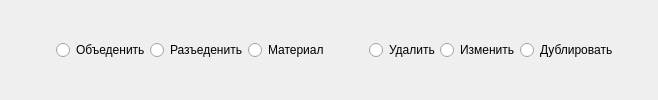
      <widget class="QWidget" name="bottom_widget" native="true">
       <property name="sizePolicy">
        <sizepolicy hsizetype="Preferred" vsizetype="Maximum">
         <horstretch>0</horstretch>
         <verstretch>0</verstretch>
        </sizepolicy>
       </property>
       <layout class="QHBoxLayout" name="horizontalLayout_3">
        <property name="spacing">
         <number>0</number>
        </property>
        <property name="leftMargin">
         <number>0</number>
        </property>
        <property name="topMargin">
         <number>0</number>
        </property>
        <property name="rightMargin">
         <number>0</number>
        </property>
        <property name="bottomMargin">
         <number>0</number>
        </property>
        <item>
         <spacer name="horizontalSpacer_4">
          <property name="orientation">
           <enum>Qt::Horizontal</enum>
          </property>
          <property name="sizeType">
           <enum>QSizePolicy::Expanding</enum>
          </property>
          <property name="sizeHint" stdset="0">
           <size>
            <width>56</width>
            <height>30</height>
           </size>
          </property>
         </spacer>
        </item>
        <item>
         <widget class="QRadioButton" name="r_merge">
          <property name="sizePolicy">
           <sizepolicy hsizetype="Maximum" vsizetype="Maximum">
            <horstretch>0</horstretch>
            <verstretch>0</verstretch>
           </sizepolicy>
          </property>
          <property name="text">
           <string>Объеденить</string>
          </property>
          <property name="icon">
           <iconset>
            <normaloff>icons/apps.svg</normaloff>icons/apps.svg</iconset>
          </property>
         </widget>
        </item>
        <item>
         <widget class="QRadioButton" name="r_unmerge">
          <property name="sizePolicy">
           <sizepolicy hsizetype="Maximum" vsizetype="Maximum">
            <horstretch>0</horstretch>
            <verstretch>0</verstretch>
           </sizepolicy>
          </property>
          <property name="text">
           <string>Разъеденить</string>
          </property>
          <property name="icon">
           <iconset>
            <normaloff>icons/arrows.svg</normaloff>icons/arrows.svg</iconset>
          </property>
         </widget>
        </item>
        <item>
         <widget class="QRadioButton" name="r_material">
          <property name="sizePolicy">
           <sizepolicy hsizetype="Maximum" vsizetype="Maximum">
            <horstretch>0</horstretch>
            <verstretch>0</verstretch>
           </sizepolicy>
          </property>
          <property name="text">
           <string>Материал</string>
          </property>
          <property name="icon">
           <iconset>
            <normaloff>icons/palette.svg</normaloff>icons/palette.svg</iconset>
          </property>
         </widget>
        </item>
        <item>
         <spacer name="horizontalSpacer_7">
          <property name="orientation">
           <enum>Qt::Horizontal</enum>
          </property>
          <property name="sizeType">
           <enum>QSizePolicy::Preferred</enum>
          </property>
          <property name="sizeHint" stdset="0">
           <size>
            <width>40</width>
            <height>20</height>
           </size>
          </property>
         </spacer>
        </item>
        <item>
         <widget class="QRadioButton" name="r_delete_door">
          <property name="sizePolicy">
           <sizepolicy hsizetype="Maximum" vsizetype="Maximum">
            <horstretch>0</horstretch>
            <verstretch>0</verstretch>
           </sizepolicy>
          </property>
          <property name="text">
           <string>Удалить</string>
          </property>
          <property name="icon">
           <iconset>
            <normaloff>icons/trash.svg</normaloff>icons/trash.svg</iconset>
          </property>
         </widget>
        </item>
        <item>
         <widget class="QRadioButton" name="r_edit_door">
          <property name="sizePolicy">
           <sizepolicy hsizetype="Maximum" vsizetype="Maximum">
            <horstretch>0</horstretch>
            <verstretch>0</verstretch>
           </sizepolicy>
          </property>
          <property name="text">
           <string>Изменить</string>
          </property>
          <property name="icon">
           <iconset>
            <normaloff>icons/edit.svg</normaloff>icons/edit.svg</iconset>
          </property>
         </widget>
        </item>
        <item>
         <widget class="QRadioButton" name="r_double">
          <property name="sizePolicy">
           <sizepolicy hsizetype="Maximum" vsizetype="Maximum">
            <horstretch>0</horstretch>
            <verstretch>0</verstretch>
           </sizepolicy>
          </property>
          <property name="text">
           <string>Дублировать</string>
          </property>
          <property name="icon">
           <iconset>
            <normaloff>icons/layers.svg</normaloff>icons/layers.svg</iconset>
          </property>
         </widget>
        </item>
        <item>
         <spacer name="horizontalSpacer_3">
          <property name="orientation">
           <enum>Qt::Horizontal</enum>
          </property>
          <property name="sizeHint" stdset="0">
           <size>
            <width>40</width>
            <height>20</height>
           </size>
          </property>
         </spacer>
        </item>
       </layout>
      </widget>
